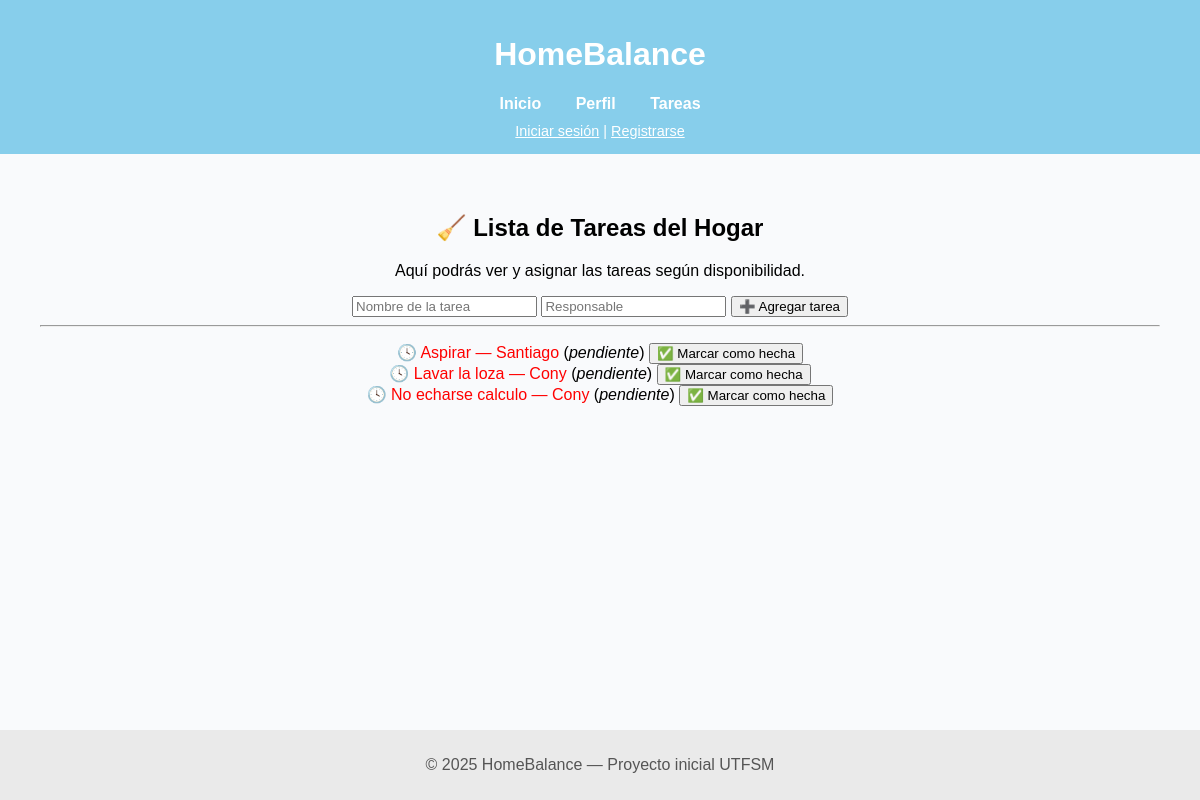
Page /tareas/ on the committed database.
### myapp/models.py (models this page shows, shortened)
class Tarea(models.Model):
    ESTADOS = [
        ('pendiente', 'Pendiente'),
        ('hecha', 'Hecha'),
    ]
    nombre = models.CharField(max_length=100)
    responsable = models.CharField(max_length=100)
    estado = models.CharField(max_length=10, choices=ESTADOS, default='pendiente')
    fecha_creacion = models.DateTimeField(auto_now_add=True)

### myapp/views.py (the view)
# urls.py: path('tareas/', views.tareas, name='tareas'),
def tareas(request):
    if request.method == 'POST':
        nombre = request.POST.get('nombre')
        responsable = request.POST.get('responsable')
        if nombre and responsable:
            Tarea.objects.create(nombre=nombre, responsable=responsable)
        return redirect('tareas')  # recarga la página
    tareas = Tarea.objects.all()
    return render(request, 'tareas.html', {'tareas': tareas})

### myapp/templates/tareas.html (shortened to what this page needs)
{% extends "base.html" %}
{% block content %}
    <h2>🧹 Lista de Tareas del Hogar</h2>
    <p>Aquí podrás ver y asignar las tareas según disponibilidad.</p>
    <form method="POST">
        <input type="text" name="nombre" placeholder="Nombre de la tarea" required>
        <input type="text" name="responsable" placeholder="Responsable" required>
        <button type="submit">➕ Agregar tarea</button>
    </form>
    <hr>
    <ul>
        {% for tarea in tareas %}
            <section>
                {% if tarea.estado == "hecha" %}
                    ✅ <span style="color: gray; text-decoration: line-through;">
                        {{ tarea.nombre }} — {{ tarea.responsable }}
                    </span>
                    (<em>{{ tarea.estado }}</em>)
                    <form action="{% url 'completar_tarea' tarea.id %}" method="POST" style="display:inline;">
                    {% csrf_token %}
                    <button type="submit">↩️ Marcar como pendiente</button>
                </form>
            {% else %}
                🕓 <span style="color: red;">
                    {{ tarea.nombre }} — {{ tarea.responsable }}
                </span>
                (<em>{{ tarea.estado }}</em>)
                <form action="{% url 'completar_tarea' tarea.id %}" method="POST" style="display:inline;">
                    <button type="submit">
                        {% if tarea.estado == "pendiente" %}
                            ✅ Marcar como hecha
                        {% else %}
                            ↩️ Marcar como pendiente
                        {% endif %}
                    </button>
                </form>
            {% endif %}
            </section>
    {% empty %}
        <li>No hay tareas registradas aún 💤</li>
    {% endfor %}
</ul>
{% endblock %}

### myapp/templates/base.html (shortened to what this page needs)
<!DOCTYPE html>
<html lang="es">
<head>
</head>
<body>
    <header>
        <h1>HomeBalance</h1>
        <nav>
            <a href="{% url 'inicio' %}">Inicio</a>
            <a href="{% url 'perfil' %}">Perfil</a>
            <a href="{% url 'tareas' %}">Tareas</a>
        </nav>
        <div class="user-info">
            {% if user.is_authenticated %}
                👋 Hola, <strong>{{ user.username }}</strong> |
                <a href="{% url 'logout' %}">Cerrar sesión</a>
            {% else %}
                <a href="{% url 'login' %}">Iniciar sesión</a> |
                <a href="{% url 'registro' %}">Registrarse</a>
            {% endif %}
        </div>
    </header>
    <main>
        {% block content %}{% endblock %}
    </main>
    <footer>
        <p>© 2025 HomeBalance — Proyecto inicial UTFSM</p>
    </footer>
</body>
</html>

### myapp/templates/base.html (style rules this page uses)
body { font-family: Arial, sans-serif; background-color: #f9fafc; margin: 0; padding: 0; }
header { background-color: #87CEEB; color: white; padding: 15px 0; text-align: center; }
nav a { color: white; margin: 0 15px; text-decoration: none; font-weight: bold; }
main { padding: 40px; text-align: center; }
footer { background-color: #eaeaea; color: #555; text-align: center; padding: 10px 0; position: fixed; bottom: 0; width: 100%; }
.user-info { margin-top: 10px; font-size: 0.9em; }
.user-info a { color: white; font-weight: normal; text-decoration: underline; }
ul { list-style-type: none; padding: 0; }

### rows in the picture
Tarea: nombre "Aspirar", responsable "Santiago", estado "pendiente", shows "✅ Marcar como hecha"
Tarea: nombre "Lavar la loza", responsable "Cony", estado "pendiente", shows "✅ Marcar como hecha"
Tarea: nombre "No echarse calculo", responsable "Cony", estado "pendiente", shows "✅ Marcar como hecha"
